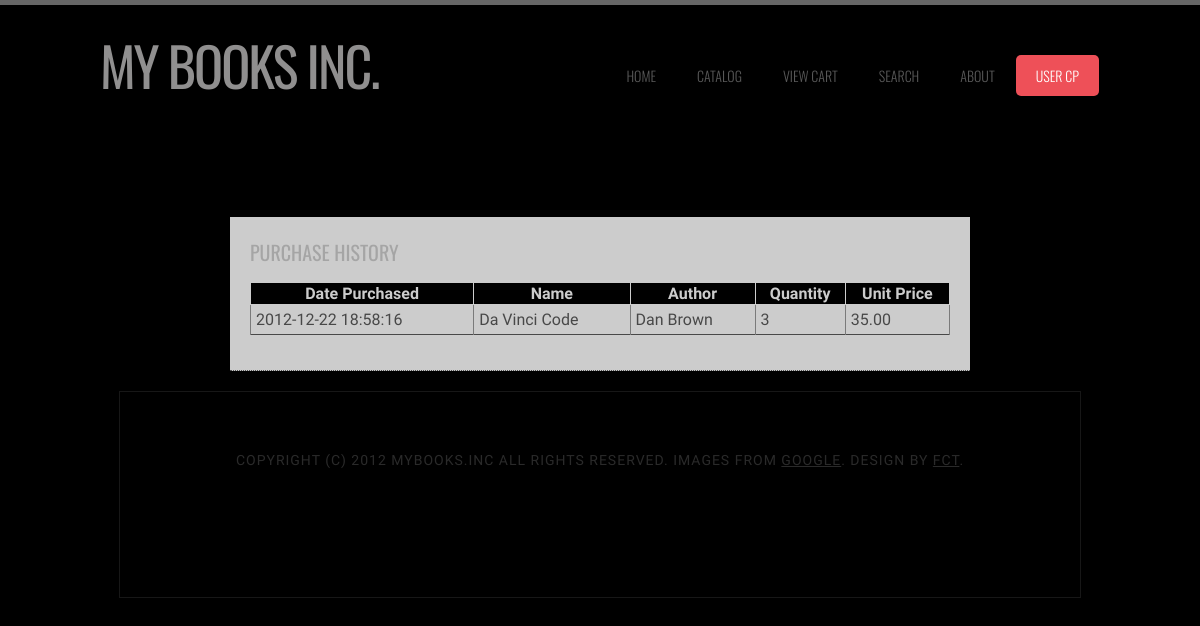
Screenshot of /viewhistory.php (signed in) with the database file from the repository.
### tables this page shows
CREATE TABLE IF NOT EXISTS `sales` (
  `id` int(11) NOT NULL AUTO_INCREMENT,
  `bookid` int(11) NOT NULL,
  `bookname` varchar(100) NOT NULL,
  `author` varchar(100) NOT NULL,
  `userid` int(11) NOT NULL,
  `username` varchar(50) NOT NULL,
  `uprice` decimal(10,2) NOT NULL,
  `quantity` int(11) NOT NULL,
  `date` date NOT NULL,
  `time` time NOT NULL,
  PRIMARY KEY (`id`)
);

### viewhistory.php (the view, shortened to what this page needs)
<?php session_start();
require("functions.php");
?>
<!DOCTYPE html PUBLIC "-//W3C//DTD XHTML 1.0 Transitional//EN" "http://www.w3.org/TR/xhtml1/DTD/xhtml1-transitional.dtd">
<html xmlns="http://www.w3.org/1999/xhtml">
<head>
<link rel="stylesheet" type="text/css" href="styles/layout.css" />
</head>
<body>
<div class="wrapper col1">
<div id="header">
</div>
 <br class="clear" />
  <br class="clear" />
</div>
<div class="wrapper col2">
<div id="container" style="background-color:#FFFFFF; width:700px; opacity:.8; padding:20px;">
<?php
echo "<h3>PURCHASE HISTORY</h3>";
$sql_co=createSQL();
$qry="SELECT date,time,bookname, author, quantity,uprice FROM sales WHERE userid='".$_SESSION['uid']."' ORDER BY date ASC";
$sqldata=mysql_query($qry,$sql_co);
?>
<table>
<tr><th>Date Purchased</th><th>Name</th><th>Author</th><th>Quantity</th><th>Unit Price</th></tr>
<?php
while ($sale=mysql_fetch_array($sqldata)){
echo "<tr><td>".$sale['date']." ".$sale['time']."</td><td>".$sale['bookname']."</td><td>".$sale['author']."</td><td>".$sale['quantity']."</td><td>".$sale['uprice']."</td></tr>";
}
?>
</table>
</div>
</div>
</body>
</html>

### styles/main.css (style rules this page uses)
body { margin: 0; padding: 0; background: #000000 url(images/img05.jpg) repeat; font-family: 'Abel', sans-serif; font-size: 18px; color: #5B5B5B; }
table { border:1px solid; border-collapse:collapse; }
tr { border:1px solid; border-collapse:collapse; }
td { border:1px dotted; border-collapse:collapse; }
th { border:1px solid; border-collapse:collapse; background-color:#000; color:#FFF; }
h1, h2, h3 { margin: 0; padding: 0; text-transform: uppercase; font-weight: normal; font-family: 'Oswald', sans-serif; font-weight: 200; color: #CFCFCF; }
h3 { font-size: 1.6em; }
#header { overflow: hidden; width: 1000px; height: 150px; margin: 0 auto; padding: 0px 0px; }
#breadcrumb, #container, .gallery, #footer { position:relative; margin:0 auto 0; display:block; width:960px; }

### styles/layout.css (style rules this page uses)
div.wrapper { display:block; width:100%; margin:0; text-align:left; }
div.wrapper h1, div.wrapper h2, div.wrapper h3, div.wrapper h4, div.wrapper h5, div.wrapper h6 { margin:0 0 15px 0; padding:0; font-size:20px; font-weight:normal; line-height:normal; }
.col1 { border-top:5px solid #666; }
.col2 { padding:20px 0; }
#container { padding:30px 0; border-bottom:1px dotted #666; }

### styles/tables.css (style rules this page uses)
table { width:100%; border-collapse:collapse; table-layout:auto; vertical-align:top; margin-bottom:15px; border:1px solid #999999; }
table tbody td { vertical-align:top; border-collapse:collapse; border-left:1px solid #999999; border-right:1px solid #999999; }
table thead th, table tbody td { padding:5px; border-collapse:collapse; }

### rows the page displays
sales: date "2012-12-22", time "18:58:16", bookname "Da Vinci Code", author "Dan Brown", quantity "3", uprice "35.00"
